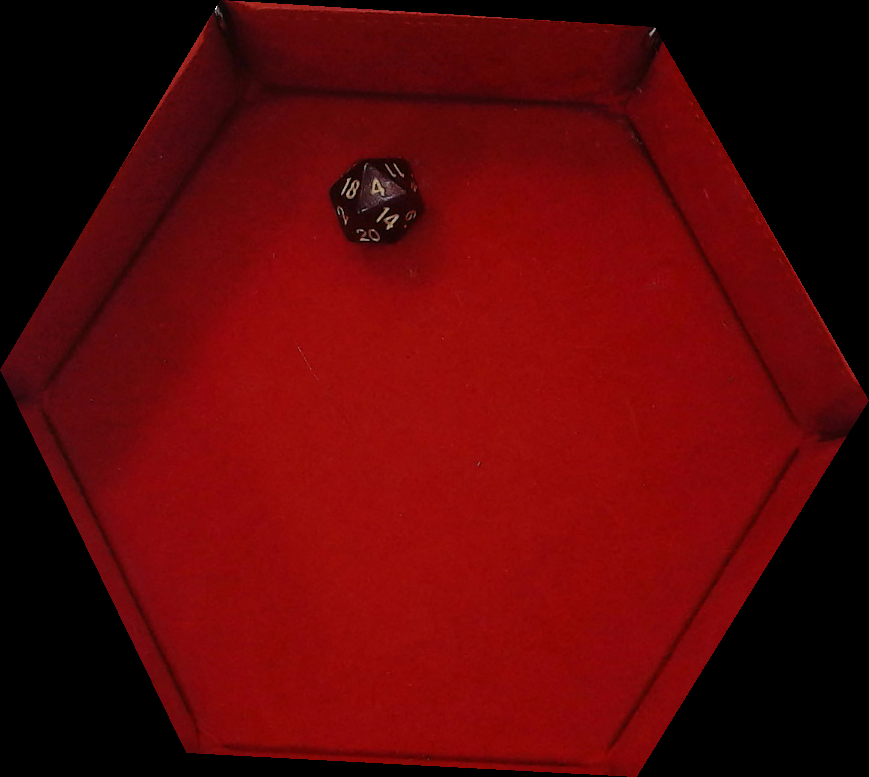
#> input picture test_images/roll_20260810_173300_102886.png, 869 x 777 px
$ python -i live_frame.py   (imports and definitions only)
#> lines starting #> are read from the running program, lines starting #| are printed output that depends on the picture; after the words box and inside, x2 and y2 are one past the last pixel; in counts of white or black regions, pixels touching at a corner belong together
### ollama_func.py
import ollama
import cv2
import glob
from general_variables import upscale_val

# [5 lines of commented-out code are left out]

image_test = r"C:\Users\Tyler\Documents\Coding Projects\BootDev\dice-cam\captures\roll_20260804_184541.png"

# [10 lines left out: function ollamaCall, not called in this run]

def testCase():

    for path in sorted(glob.glob("captures/*.png")):
        img = cv2.imread(path)

        response = ollamaCall(img)

        try:
            value = int(response.strip())
        except ValueError:
            value = None #abstain

        print(value)

testCase()


### archive/live_frame.py
import cv2
import math
from ollama_func import ollamaCall

#initialize camera feed
# [1 line not run here, left out]

# [30 lines left out: functions cropFrame, normalizeFrame, not called in this run]

def findTop(bw_image):
    parts, _ = cv2.findContours(bw_image, cv2.RETR_EXTERNAL, cv2.CHAIN_APPROX_SIMPLE)
    crop_h, crop_w = bw_image.shape
    center_x, center_y = crop_w / 2, crop_h / 2

    kept = []
    for c in parts:
        M = cv2.moments(c)
        if M["m00"] == 0:
            continue

        cx = M["m10"] / M["m00"]
        cy = M["m01"] / M["m00"]

        dist = ((cx - center_x)**2 + (cy - center_y)**2) ** 0.5

        if dist < crop_w * 0.25 and cv2.contourArea(c) > 50:
            kept.append(c)

    print("blobs kept:", len(kept))

    vis = cv2.cvtColor(bw_image, cv2.COLOR_GRAY2BGR)
    cv2.drawContours(vis, kept, -1, (0, 255, 0), 2)
    imgDisplay(vis)


def imgDisplay(image):
    active = True
    while active == True:
        cv2.imshow("Display Test", image)
        if cv2.waitKey(1) & 0xFF == ord('q'):
            active = False


# [31 lines left out: functions liveFeed, newRollDetector, not called in this run]

>>> import cv2
>>> picture = cv2.imread('../test_images/roll_20260810_173300_102886.png', cv2.IMREAD_GRAYSCALE)
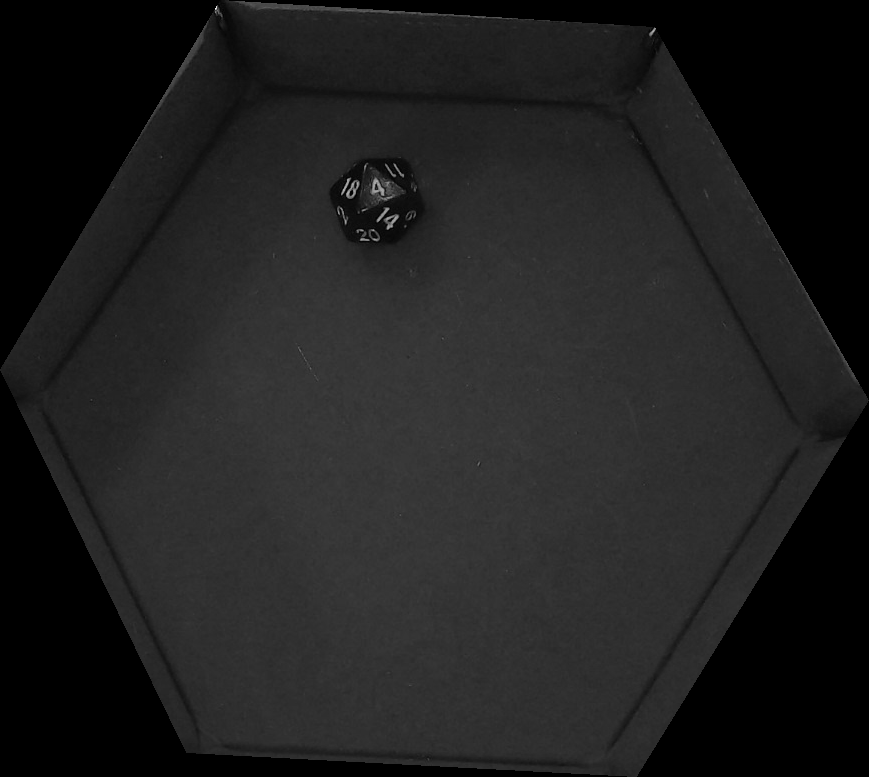
#> picture: shape (777, 869); min 0, max 247, mean 31.5
>>> result = findTop(picture)
#> in findTop, `parts, _ = cv2.findContours(bw_image, cv2.RETR_EXTERNAL, cv2.CHAIN_APP..`: parts = 1 contour; box (x1, y1, x2, y2) and area: (0, 0, 869, 777) 492332
#> the loop in findTop, `for c in parts:` made 1 pass
#> (cx, cy, dist) on pass 1: (429.1, 390, 5.62)
#> after the loop in findTop, `for c in parts:`: kept has the same summary as parts
#| blobs kept: 1
#> in findTop, `cv2.drawContours(vis, kept, -1, (0, 255, 0), 2)`:
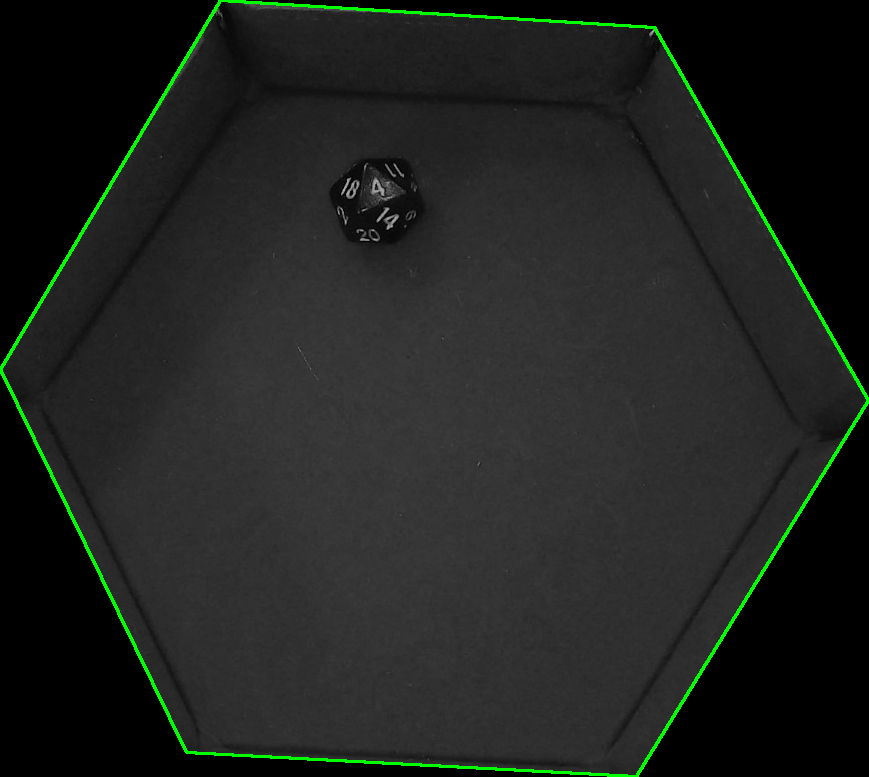
#> vis: shape (777, 869, 3); mean B, G, R 31.2, 34.5, 31.2
#> (key q is pressed here)

$ run again, on test_images/roll_20260810_173318_454475.png
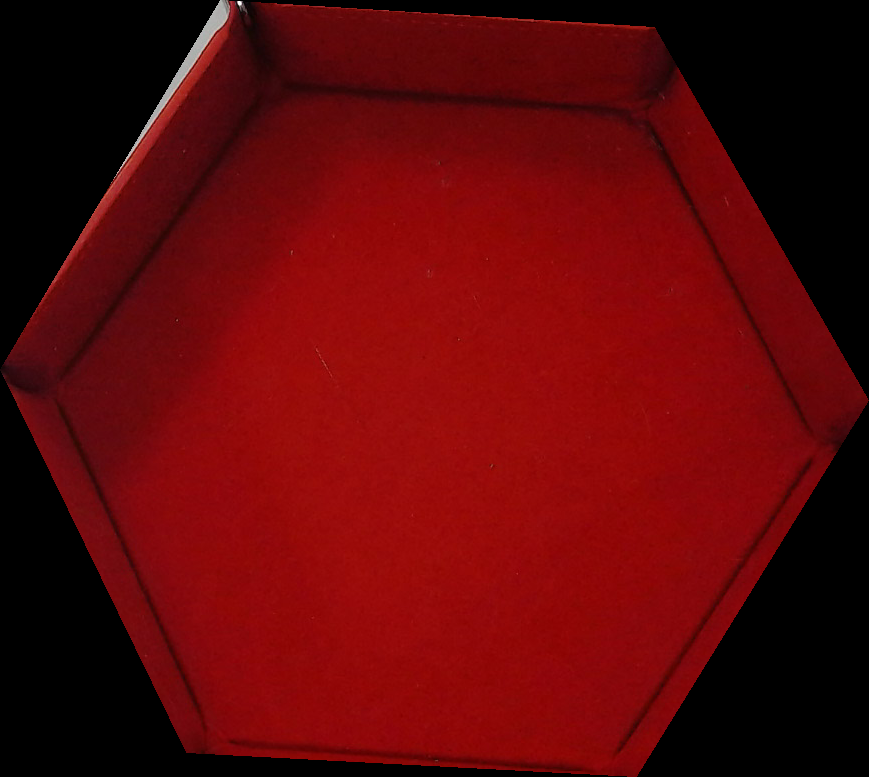
#> input picture test_images/roll_20260810_173318_454475.png, 869 x 777 px
#> `picture = cv2.imread('../test_images/roll_20260810_173300_102886.png',..`:
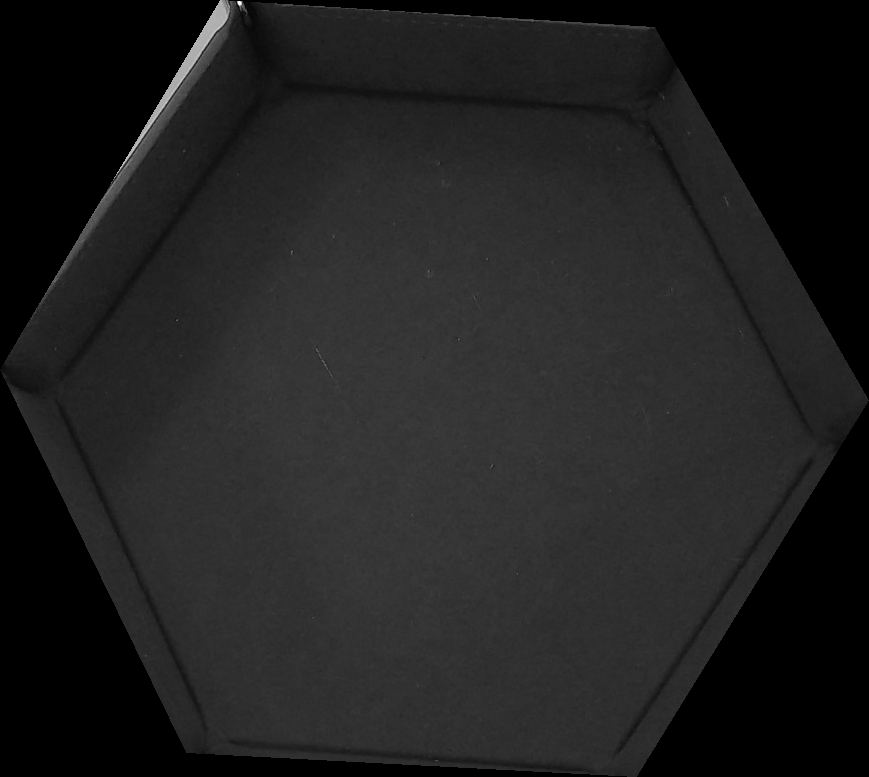
#> picture: shape (777, 869); min 0, max 253, mean 32.2
#> parts = 1 contour; box (x1, y1, x2, y2) and area: (0, 0, 869, 777) 492332
#> the loop in findTop, `for c in parts:` made 1 pass
#> (cx, cy, dist) on pass 1: (429.1, 390, 5.62)
#> after the loop in findTop, `for c in parts:`: kept has the same summary as parts
#| blobs kept: 1
#> in findTop, `cv2.drawContours(vis, kept, -1, (0, 255, 0), 2)`:
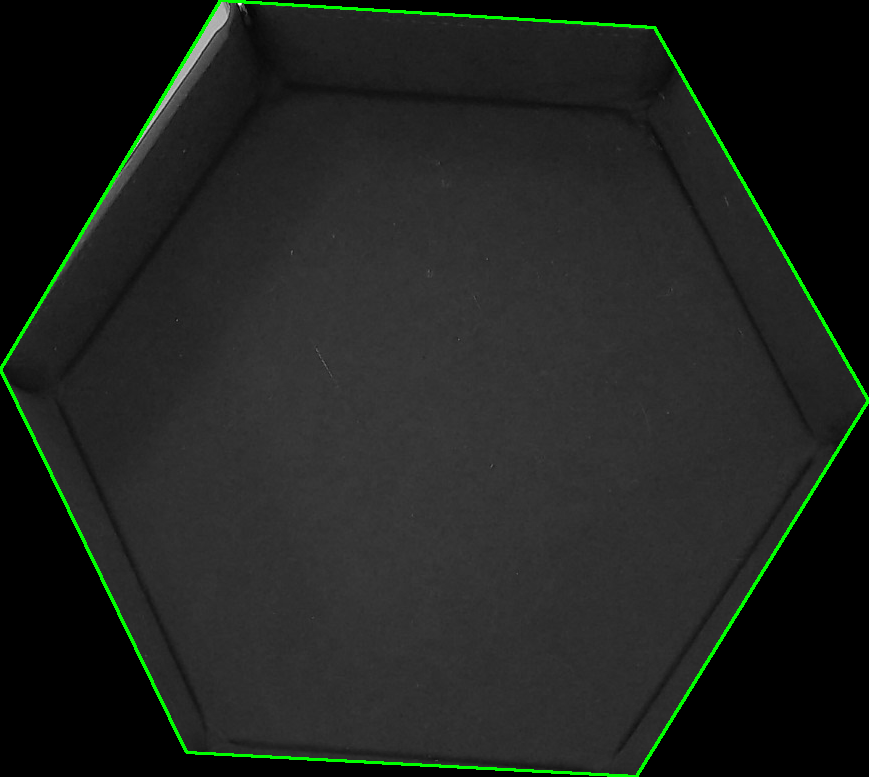
#> vis: shape (777, 869, 3); mean B, G, R 31.7, 35.1, 31.7
